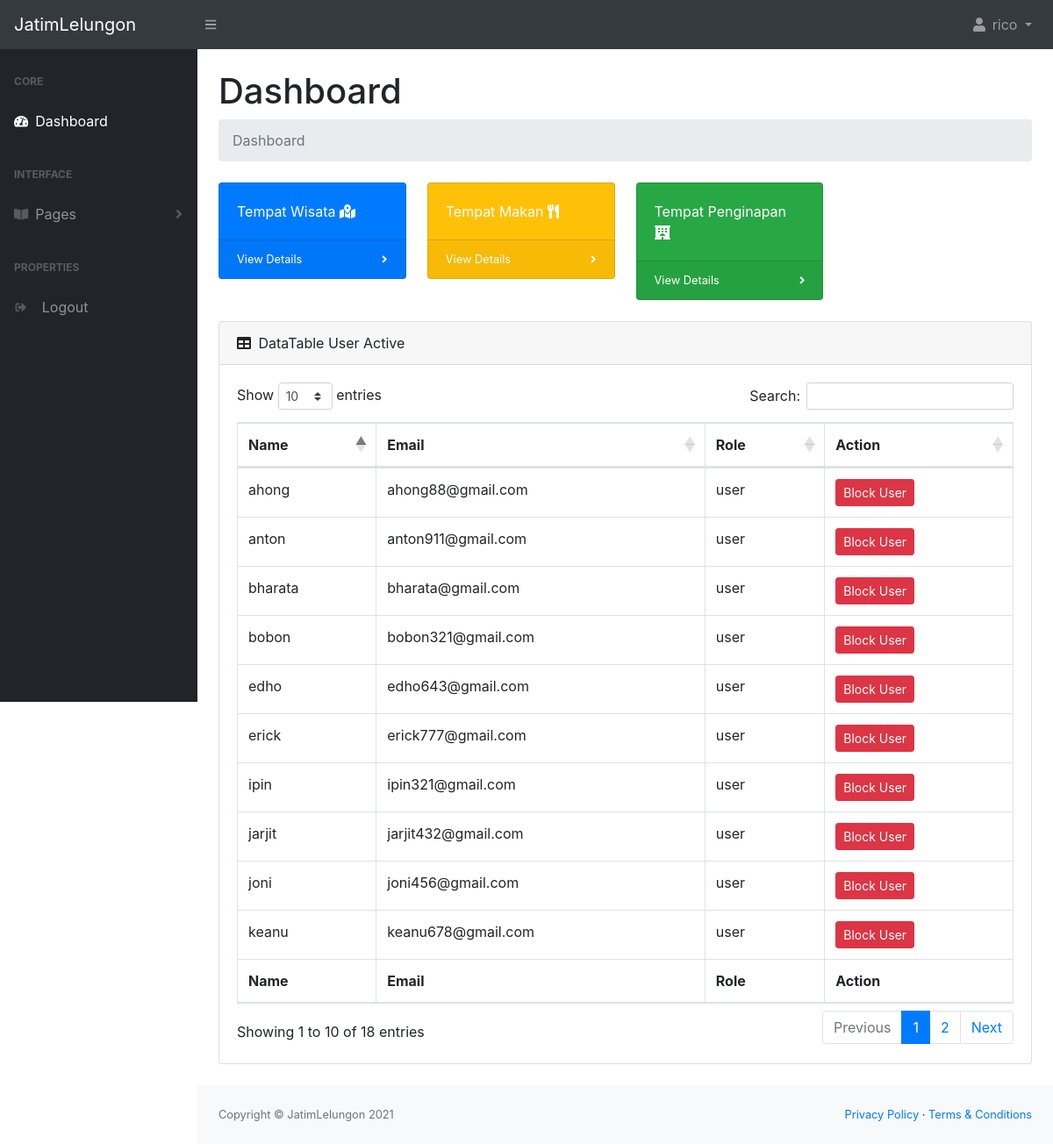
The app's page /public/admin/index (signed in) with its own data.
### tables this page shows
CREATE TABLE `users` (
  `id_user` int(11) NOT NULL,
  `nama_user` varchar(64) DEFAULT NULL,
  `email_user` varchar(255) NOT NULL,
  `password_user` varchar(255) NOT NULL,
  `roles` varchar(64) DEFAULT NULL,
  `status` tinyint(1) NOT NULL DEFAULT 1
);

### app/core/Controller.php (called while the page is built, shortened)
<?php
class Controller{
 	public function view($path, $data = [])
    {
         require_once '../app/views/' . $path . '.php';
    }
    public function model($model)
    {
        return new $model;
    }
}

### app/controllers/Admin.php (called while the page is built, shortened)
<?php
class Admin extends Controller {
    public function index() {
        $data['title'] = 'Dashboard | Admin';
        $data['active'] = 'dashboard';
        $data['user'] = $this->model('User_model')->getAllUser();
        $this->view('admin/dashboard', $data);
    }
}

### app/core/App.php (called while the page is built, shortened)
<?php
class App {
	protected $method = 'index';
	protected $params = [];
    public function __construct()
    {
    	$url = $this->parseURL();
		if(file_exists('../app/controllers/' . $url[0] . '.php')){
			unset($url[0]);
		}
		$this->controller = new $this->controller;
		if(isset($url[1]) ) {
    		if(method_exists($this->controller, $url[1]) ) {
    			$this->method = $url[1];
    		}
    	}
    	call_user_func_array([$this->controller, $this->method], $this->params);
    }
    public function parseURL()
    {
    	if( isset($_GET['url']) ) {
    		$url = $_GET['url'];
    		$url = filter_var($url, FILTER_SANITIZE_URL);
    		$url = explode('/', $url);
    		return $url;
    	}elseif($_GET == NULL) {
			$url = ['Home'];
			return $url;
		}
    }
}

### public/index.php (called while the page is built, shortened)
<?php
$app = new App;

### app/core/Database.php (called while the page is built, shortened)
<?php
class Database {
    private $host = Config::DB_HOST;
    private $user = Config::DB_USER;
    private $pass = Config::DB_PASS;
    private $db_name = Config::DB_NAME;
    private $dbh;
    private $stmt;
    public function __construct()
    {
        $dsn = 'mysql:host=' . $this->host . ';dbname=' . $this->db_name;
        $option = [
            PDO::ATTR_PERSISTENT => true,
            PDO::ATTR_ERRMODE => PDO::ERRMODE_EXCEPTION
        ];
        try{
            $this->dbh = new PDO($dsn, $this->user, $this->pass, $option);
            $this->dbh->beginTransaction();
        } catch(PDOException $e) {
            $this->dbh->rollBack();
            die($e->getMessage());
        }
    }
    public function query($query)
    {
        $this->stmt = $this->dbh->prepare($query);
    }
    public function execute()
    {
        $this->stmt->execute();
    }
    public function resultSet()
    {
        $this->execute();
        return $this->stmt->fetchAll(PDO::FETCH_ASSOC);
    }
}

### app/models/User_model.php (called while the page is built, shortened)
<?php
class User_model {
    private $table = 'users';
    private $db;
    public function __construct()
    {
        $this->db = new Database;
    }
    public function getAllUser()
    {
        $this->db->query('SELECT * FROM ' . $this->table . ' WHERE roles = "user" AND status = true ');
        return $this->db->resultSet();
    }
}

### app/views/admin/dashboard.php (the view, shortened to what this page needs)
<div id="layoutSidenav_content">
        <main>
            <div class="container-fluid">
                <h1 class="mt-4">Dashboard</h1>
                <ol class="breadcrumb mb-4">
                    <li class="breadcrumb-item active">Dashboard</li>
                </ol>
                <div class="row">
                    <div class="col-xl-3 col-md-6">
                        <div class="card bg-primary text-white mb-4">
                            <div class="card-body">Tempat Wisata <i class="fas fa-map-marked-alt"></i></div>
                            <div class="card-footer d-flex align-items-center justify-content-between">
                                <a class="small text-white stretched-link" href="<?= Config::BASEURL; ?>admin/archives">View Details</a>
                                <div class="small text-white"><i class="fas fa-angle-right"></i></div>
                            </div>
                        </div>
                    </div>
                    <div class="col-xl-3 col-md-6">
                        <div class="card bg-warning text-white mb-4">
                            <div class="card-body">Tempat Makan <i class="fas fa-utensils"></i></div>
                            <div class="card-footer d-flex align-items-center justify-content-between">
                                <a class="small text-white stretched-link" href="<?= Config::BASEURL; ?>admin/archives">View Details</a>
                                <div class="small text-white"><i class="fas fa-angle-right"></i></div>
                            </div>
                        </div>
                    </div>
                    <div class="col-xl-3 col-md-6">
                        <div class="card bg-success text-white mb-4">
                            <div class="card-body">Tempat Penginapan <i class="fas fa-hotel"></i></div>
                            <div class="card-footer d-flex align-items-center justify-content-between">
                                <a class="small text-white stretched-link" href="<?= Config::BASEURL; ?>admin/archives">View Details</a>
                                <div class="small text-white"><i class="fas fa-angle-right"></i></div>
                            </div>
                        </div>
                    </div>
                </div>
                <div class="card mb-4">
                    <div class="card-header">
                        <i class="fas fa-table mr-1"></i>
                        DataTable User Active
                    </div>
                    <div class="card-body">
                        <div class="table-responsive">
                            <table class="table table-bordered" id="dataTable" width="100%" cellspacing="0">
                                <thead>
                                    <tr>
                                        <th>Name</th>
                                        <th>Email</th>
                                        <th>Role</th>
                                        <th>Action</th>
                                    </tr>
                                </thead>
                                <tfoot>
                                    <tr>
                                        <th>Name</th>
                                        <th>Email</th>
                                        <th>Role</th>
                                        <th>Action</th>
                                    </tr>
                                </tfoot>
                                <tbody>
                                    <?php $users = $data['user']; ?>
                                    <?php foreach($users as $user) : ?>
                                    <tr>
                                        <td><?= $user['nama_user']; ?></td>
                                        <td><?= $user['email_user']; ?></td>
                                        <td><?= $user['roles']; ?></td>
                                        <td class="d-flex align-items-center"><button type="button" class="btn btn-danger btn-sm blockUser" href="<?= Config::BASEURL; ?>" data-toggle="modal" data-target="#blockModal" data-id="<?= $user['id_user']; ?>">Block User</button></td>
                                    </tr>
                                    <?php endforeach; ?>
                                </tbody>
                            </table>
                        </div>
                    </div>
                </div>
            </div>
        </main>

### records on screen
users: nama_user "ahong", email_user "ahong88@gmail.com", roles "user"
users: nama_user "anton", email_user "anton911@gmail.com", roles "user"
users: nama_user "bharata", email_user "bharata@gmail.com", roles "user"
users: nama_user "bobon", email_user "bobon321@gmail.com", roles "user"
users: nama_user "edho", email_user "edho643@gmail.com", roles "user"
users: nama_user "erick", email_user "erick777@gmail.com", roles "user"
users: nama_user "ipin", email_user "ipin321@gmail.com", roles "user"
users: nama_user "jarjit", email_user "jarjit432@gmail.com", roles "user"
users: nama_user "joni", email_user "joni456@gmail.com", roles "user"
users: nama_user "keanu", email_user "keanu678@gmail.com", roles "user"

### other values on screen
$name "rico"
